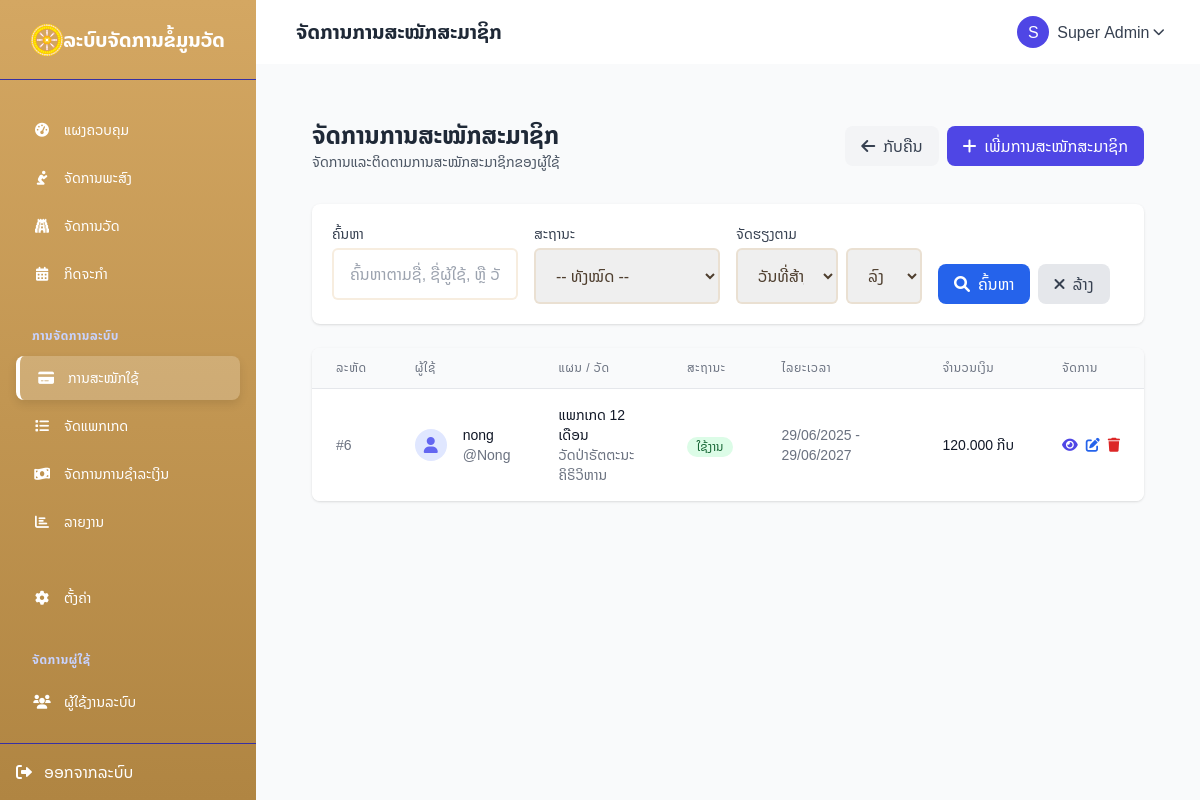
The app's page /subscriptions/index.php (signed in) with its own data.
### tables this page shows
CREATE TABLE `subscriptions` (
  `id` int(11) NOT NULL,
  `user_id` int(11) NOT NULL,
  `temple_id` int(11) DEFAULT NULL,
  `plan_id` int(11) DEFAULT NULL,
  `status` enum('active','expired','cancelled','pending') NOT NULL DEFAULT 'pending',
  `start_date` date NOT NULL,
  `end_date` date NOT NULL,
  `amount` decimal(10,2) NOT NULL DEFAULT 0.00,
  `payment_method` varchar(50) DEFAULT NULL,
  `payment_reference` varchar(100) DEFAULT NULL,
  `notes` text DEFAULT NULL,
  `created_at` datetime NOT NULL DEFAULT current_timestamp(),
  `updated_at` datetime DEFAULT NULL ON UPDATE current_timestamp()
);

CREATE TABLE `users` (
  `id` int(11) NOT NULL,
  `temple_id` int(11) DEFAULT NULL,
  `username` varchar(50) NOT NULL,
  `password` varchar(255) NOT NULL,
  `name` varchar(100) DEFAULT NULL,
  `role` enum('superadmin','admin','user','province_admin') DEFAULT 'user',
  `created_at` datetime DEFAULT current_timestamp(),
  `email` varchar(255) DEFAULT NULL,
  `phone` varchar(20) DEFAULT NULL,
  `status` enum('active','pending','inactive') NOT NULL DEFAULT 'pending',
  `updated_at` timestamp NULL DEFAULT NULL,
  `reset_token` varchar(255) DEFAULT NULL,
  `reset_token_expires` datetime DEFAULT NULL
);

CREATE TABLE `subscription_plans` (
  `id` int(11) NOT NULL,
  `name` varchar(100) NOT NULL,
  `description` text DEFAULT NULL,
  `price` decimal(10,2) NOT NULL DEFAULT 0.00,
  `duration_months` int(11) NOT NULL DEFAULT 1,
  `features` text DEFAULT NULL,
  `status` enum('active','inactive') NOT NULL DEFAULT 'active',
  `created_at` datetime NOT NULL DEFAULT current_timestamp(),
  `updated_at` timestamp NULL DEFAULT current_timestamp() ON UPDATE current_timestamp()
);

CREATE TABLE `temples` (
  `id` int(11) NOT NULL,
  `name` varchar(255) NOT NULL,
  `address` text DEFAULT NULL,
  `phone` varchar(50) DEFAULT NULL,
  `email` varchar(255) DEFAULT NULL,
  `website` varchar(255) DEFAULT NULL,
  `founding_date` date DEFAULT NULL,
  `abbot_name` varchar(255) DEFAULT NULL,
  `description` text DEFAULT NULL,
  `photo` varchar(255) DEFAULT NULL,
  `logo` varchar(255) DEFAULT NULL,
  `latitude` decimal(10,8) DEFAULT NULL,
  `longitude` decimal(11,8) DEFAULT NULL,
  `status` enum('active','inactive') DEFAULT 'active',
  `created_at` timestamp NOT NULL DEFAULT current_timestamp(),
  `updated_at` timestamp NOT NULL DEFAULT current_timestamp() ON UPDATE current_timestamp(),
  `province_id` int(11) DEFAULT NULL,
  `district_id` int(11) DEFAULT NULL
);

### config/base_url.php (called while the page is built, shortened)
<?php
$base_url = "http://localhost/temples/";
?>

### subscriptions/index.php (the view, shortened to what this page needs)
<?php
require_once '../config/db.php';
require_once '../config/base_url.php';
$page = isset($_GET['page']) && is_numeric($_GET['page']) ? (int)$_GET['page'] : 1;
$limit = isset($_GET['limit']) && is_numeric($_GET['limit']) ? (int)$_GET['limit'] : 10;
$offset = ($page - 1) * $limit;
$search = $_GET['search'] ?? '';
$status = $_GET['status'] ?? '';
$sort_by = $_GET['sort'] ?? 'created_at';
$sort_dir = $_GET['dir'] ?? 'desc';
$params = [];
$where = [];
$where_clause = !empty($where) ? "WHERE " . implode(" AND ", $where) : "";
$sort_dir = strtoupper($sort_dir) === 'ASC' ? 'ASC' : 'DESC';
$sql = "
    SELECT
        s.*,
        u.username,
        u.name as user_name,
        t.name as temple_name,
        p.name as plan_name,
        p.description as plan_description
    FROM subscriptions s
    JOIN users u ON s.user_id = u.id
    LEFT JOIN temples t ON s.temple_id = t.id
    LEFT JOIN subscription_plans p ON s.plan_id = p.id
    $where_clause
    ORDER BY $sort_by $sort_dir
    LIMIT $limit OFFSET $offset
";
$subscriptions = [];
try {
    $stmt = $pdo->prepare($sql);
    $stmt->execute($params);
    $subscriptions = $stmt->fetchAll();
} catch (PDOException $e) {
    $_SESSION['error'] = "ບໍ່ພົບຕາຕະລາງການສະໝັກສະມາຊິກ: " . $e->getMessage();
}
require_once '../includes/header.php';
?>
<div class="max-w-7xl mx-auto px-4 sm:px-6 lg:px-8 py-8">
    <div class="flex justify-between items-center mb-8">
        <div>
            <h1 class="text-2xl font-bold text-gray-800">ຈັດການການສະໝັກສະມາຊິກ</h1>
            <p class="text-sm text-gray-600">ຈັດການແລະຕິດຕາມການສະໝັກສະມາຊິກຂອງຜູ້ໃຊ້</p>
        </div>
        <div class="flex space-x-2">
            <a href="<?= $base_url ?>dashboard.php" class="bg-gray-100 hover:bg-gray-200 text-gray-700 py-2 px-4 rounded-lg flex items-center transition">
                <i class="fas fa-arrow-left mr-2"></i> ກັບຄືນ
            </a>
            <a href="<?= $base_url ?>subscriptions/add.php" class="bg-indigo-600 hover:bg-indigo-700 text-white py-2 px-4 rounded-lg flex items-center transition">
                <i class="fas fa-plus mr-2"></i> ເພີ່ມການສະໝັກສະມາຊິກ
            </a>
        </div>
    </div>
    <div class="mb-6 bg-white rounded-lg shadow p-5">
        <form action="<?= $_SERVER['PHP_SELF'] ?>" method="GET" class="grid grid-cols-1 md:grid-cols-4 gap-4">
            <div>
                <label for="search" class="block text-sm font-medium text-gray-700 mb-1">ຄົ້ນຫາ</label>
                <input type="text" name="search" id="search" class="form-input rounded-md w-full" value="<?= htmlspecialchars($search) ?>" placeholder="ຄົ້ນຫາຕາມຊື່, ຊື່ຜູ້ໃຊ້, ຫຼື ວັດ...">
            </div>
            <div>
                <label for="status" class="block text-sm font-medium text-gray-700 mb-1">ສະຖານະ</label>
                <select name="status" id="status" class="form-select rounded-md w-full">
                    <option value="">-- ທັງໝົດ --</option>
                </select>
            </div>
            <div>
                <label for="sort" class="block text-sm font-medium text-gray-700 mb-1">ຈັດຮຽງຕາມ</label>
                <div class="flex space-x-2">
                    <select name="sort" id="sort" class="form-select rounded-md w-full">
                        <option value="created_at" <?= $sort_by === 'created_at' ? 'selected' : '' ?>>ວັນທີ່ສ້າງ</option>
                    </select>
                    <select name="dir" id="dir" class="form-select rounded-md w-24">
                        <option value="desc" <?= $sort_dir === 'DESC' ? 'selected' : '' ?>>ລົງ</option>
                    </select>
                </div>
            </div>
            <div class="flex items-end space-x-2">
                <button type="submit" class="bg-blue-600 hover:bg-blue-700 text-white py-2 px-4 rounded-lg flex items-center transition">
                    <i class="fas fa-search mr-2"></i> ຄົ້ນຫາ
                </button>
                <a href="<?= $base_url ?>subscriptions/" class="bg-gray-200 hover:bg-gray-300 text-gray-700 py-2 px-4 rounded-lg flex items-center transition">
                    <i class="fas fa-times mr-2"></i> ລ້າງ
                </a>
            </div>
        </form>
    </div>
    <div class="bg-white rounded-lg shadow overflow-hidden">
        <div class="overflow-x-auto">
            <?php if (empty($subscriptions)): ?>
            <div class="text-center py-12">
                <div class="inline-flex items-center justify-center w-16 h-16 rounded-full bg-indigo-100 mb-4">
                    <i class="fas fa-ticket-alt text-indigo-500 text-xl"></i>
                </div>
                <h3 class="text-lg font-medium text-gray-900 mb-1">ບໍ່ພົບຂໍ້ມູນການສະໝັກສະມາຊິກ</h3>
                <p class="text-gray-500 max-w-md mx-auto">
                    <?php if (!empty($search) || !empty($status)): ?>
                        ບໍ່ພົບລາຍການທີ່ຕົງກັບການຄົ້ນຫາຂອງທ່ານ. ລອງປ່ຽນເງື່ອນໄຂການຄົ້ນຫາແລ້ວລອງໃໝ່.
                    <?php else: ?>
                        ຍັງບໍ່ມີຂໍ້ມູນການສະໝັກສະມາຊິກ. ຄລິກປຸ່ມ "ເພີ່ມການສະໝັກສະມາຊິກ" ເພື່ອເພີ່ມລາຍການໃໝ່.
                    <?php endif; ?>
                </p>
                <div class="mt-6">
                    <a href="<?= $base_url ?>subscriptions/add.php" class="bg-indigo-600 hover:bg-indigo-700 text-white py-2 px-4 rounded-lg inline-flex items-center transition">
                        <i class="fas fa-plus mr-2"></i> ເພີ່ມການສະໝັກສະມາຊິກ
                    </a>
                </div>
            </div>
            <?php else: ?>
            <table class="min-w-full divide-y divide-gray-200">
                <thead class="bg-gray-50">
                    <tr>
                        <th scope="col" class="px-6 py-3 text-left text-xs font-medium text-gray-500 uppercase tracking-wider">ລະຫັດ</th>
                        <th scope="col" class="px-6 py-3 text-left text-xs font-medium text-gray-500 uppercase tracking-wider">ຜູ້ໃຊ້</th>
                        <th scope="col" class="px-6 py-3 text-left text-xs font-medium text-gray-500 uppercase tracking-wider">ແຜນ / ວັດ</th>
                        <th scope="col" class="px-6 py-3 text-left text-xs font-medium text-gray-500 uppercase tracking-wider">ສະຖານະ</th>
                        <th scope="col" class="px-6 py-3 text-left text-xs font-medium text-gray-500 uppercase tracking-wider">ໄລຍະເວລາ</th>
                        <th scope="col" class="px-6 py-3 text-left text-xs font-medium text-gray-500 uppercase tracking-wider">ຈໍານວນເງິນ</th>
                        <th scope="col" class="px-6 py-3 text-left text-xs font-medium text-gray-500 uppercase tracking-wider">ຈັດການ</th>
                    </tr>
                </thead>
                <tbody class="bg-white divide-y divide-gray-200">
                    <?php foreach ($subscriptions as $subscription): ?>
                    <tr>
                        <td class="px-6 py-4 whitespace-nowrap text-sm text-gray-500">
                            #<?= $subscription['id'] ?>
                        </td>
                        <td class="px-6 py-4 whitespace-nowrap">
                            <div class="flex items-center">
                                <div class="flex-shrink-0 h-8 w-8 rounded-full bg-indigo-100 flex items-center justify-center">
                                    <i class="fas fa-user text-indigo-500"></i>
                                </div>
                                <div class="ml-4">
                                    <div class="text-sm font-medium text-gray-900">
                                        <?= htmlspecialchars($subscription['user_name']) ?>
                                    </div>
                                    <div class="text-sm text-gray-500">
                                        @<?= htmlspecialchars($subscription['username']) ?>
                                    </div>
                                </div>
                            </div>
                        </td>
                        <td class="px-6 py-4">
                            <div class="text-sm font-medium text-gray-900">
                                <?= htmlspecialchars($subscription['plan_name'] ?? 'N/A') ?>
                            </div>
                            <div class="text-sm text-gray-500">
                                <?= htmlspecialchars($subscription['temple_name'] ?? 'N/A') ?>
                            </div>
                        </td>
                        <td class="px-6 py-4 whitespace-nowrap">
                            <?php
                            $status_classes = [
                                'active' => 'bg-green-100 text-green-800',
                                'expired' => 'bg-yellow-100 text-yellow-800',
                                'cancelled' => 'bg-red-100 text-red-800',
                                'pending' => 'bg-blue-100 text-blue-800'
                            ];
                            $status_labels = [
                                'active' => 'ໃຊ້ງານ',
                                'expired' => 'ໝົດອາຍຸ',
                                'cancelled' => 'ຍົກເລີກ',
                                'pending' => 'ລໍຖ້າ'
                            ];
                            $status_class = $status_classes[$subscription['status']] ?? 'bg-gray-100 text-gray-800';
                            $status_label = $status_labels[$subscription['status']] ?? $subscription['status'];
                            ?>
                            <span class="inline-flex items-center px-2.5 py-0.5 rounded-full text-xs font-medium <?= $status_class ?>">
                                <?= $status_label ?>
                            </span>
                        </td>
                        <td class="px-6 py-4">
                            <div class="text-sm text-gray-500">
                                <?= date('d/m/Y', strtotime($subscription['start_date'])) ?> -
                                <?= date('d/m/Y', strtotime($subscription['end_date'])) ?>
                            </div>
                        </td>
                        <td class="px-6 py-4 whitespace-nowrap">
                            <div class="text-sm font-medium text-gray-900">
                                <?= number_format($subscription['amount'], 0, ',', '.') ?> ກີບ
                            </div>
                        </td>
                        <td class="px-6 py-4 whitespace-nowrap text-sm font-medium">
                            <div class="flex space-x-2">
                                <a href="<?= $base_url ?>subscriptions/view.php?id=<?= $subscription['id'] ?>" class="text-indigo-600 hover:text-indigo-900">
                                    <i class="fas fa-eye"></i>
                                </a>
                                <a href="<?= $base_url ?>subscriptions/edit.php?id=<?= $subscription['id'] ?>" class="text-blue-600 hover:text-blue-900">
                                    <i class="fas fa-edit"></i>
                                </a>
                                <a href="<?= $base_url ?>subscriptions/delete.php?id=<?= $subscription['id'] ?>" class="text-red-600 hover:text-red-900">
                                    <i class="fas fa-trash"></i>
                                </a>
                            </div>
                        </td>
                    </tr>
                    <?php endforeach; ?>
                </tbody>
            </table>
            <?php endif; ?>
        </div>
    </div>
</div>
<?php
require_once '../includes/footer.php';
?>

### assets/css/head.css (style rules this page uses)
body { font-family: 'Noto Sans Lao', sans-serif; background-color: #F9FAFB; }
:root { --color-primary: #D4A762; --color-primary-dark: #B08542; --color-secondary: #9B7C59; --color-accent: #E9CDA8; --color-light: #F9F5F0; --color-lightest: #FFFCF7; --color-dark: #4E3E2E; --color-muted: #8E7D6A; --color-success: #7A9B78; --color-danger: #C57B70; }
body { color: var(--color-dark); background-color: var(--color-lightest); }
.form-input, .form-select { border: 2px solid rgba(212, 167, 98, 0.2); padding: 0.75rem 1rem; border-radius: 0.75rem; transition: all 0.2s; }

### records on screen
subscriptions: id "6", user.name "nong", user.username "Nong", plan.name "ແພກເກດ 12 ເດືອນ", temple.name "ວັດປ່າຣັຕຕະນະຄິຣິວິຫານ", status "ໃຊ້ງານ", start_date "29/06/2025", end_date "29/06/2027", amount "120.000"

### other values on screen
$page_title "ຈັດການການສະໝັກສະມາຊິກ"
substr($_SESSION['user']['name'], 0, 1) "S"
$_SESSION['user']['name'] "Super Admin"
